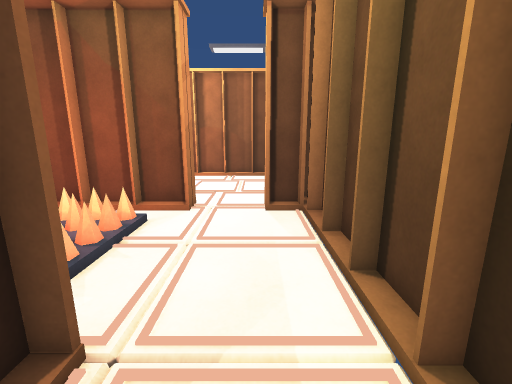
[1] (above)

16 first-person views from a walk through a 3-D level made in the Unity game engine. The camera is 1.5 m above the floor, tilts 12° down and sees 90° across. Doors are open. The floor is counted in squares, 0.5 m on a side. Each view is taken from the middle of a square. On the plan, view 1 faces up. The plan holds only what a view shows up to about 19 squares ahead; the rest is blank. The place goes on beyond the plan. The player character is not drawn.

[2]
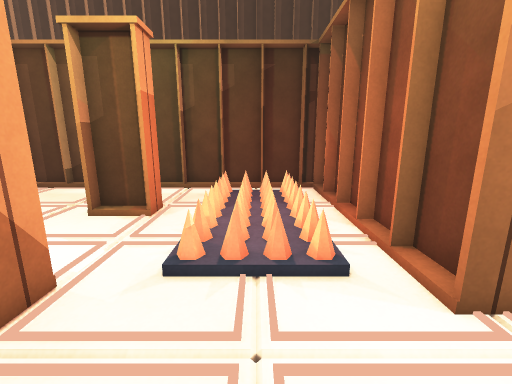

[3]
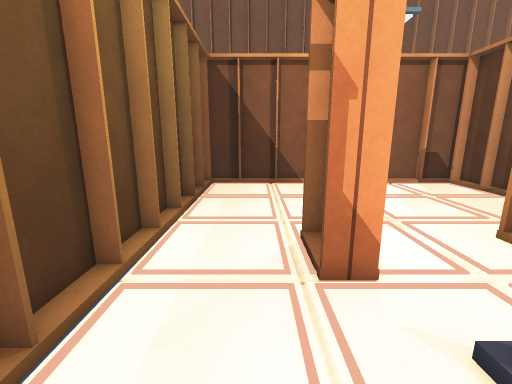

[4]
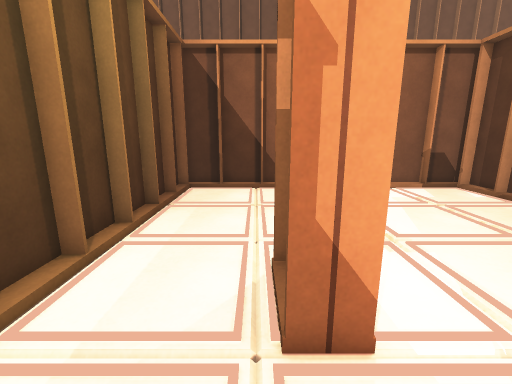

[5]
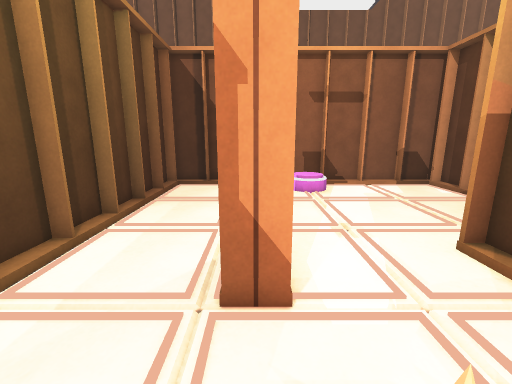

[6]
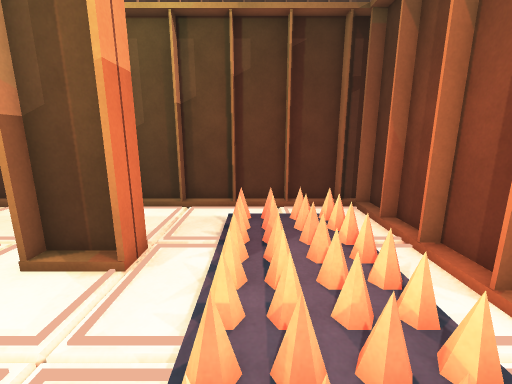

[7]
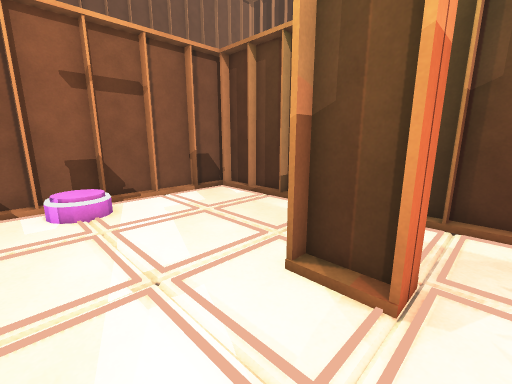

[8]
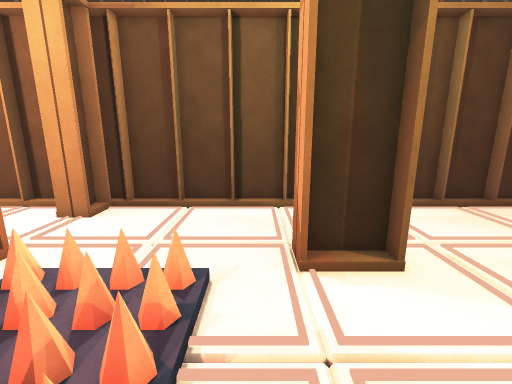

[9]
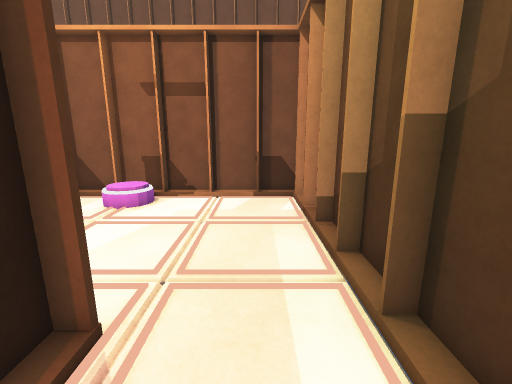

[10]
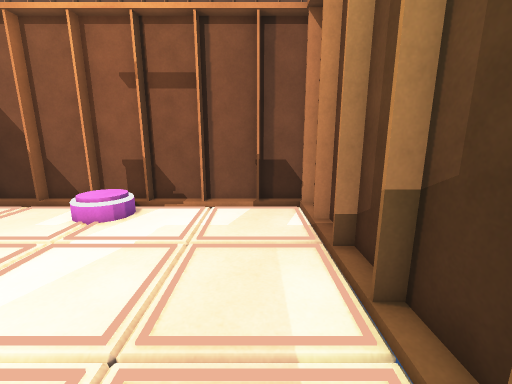

[11]
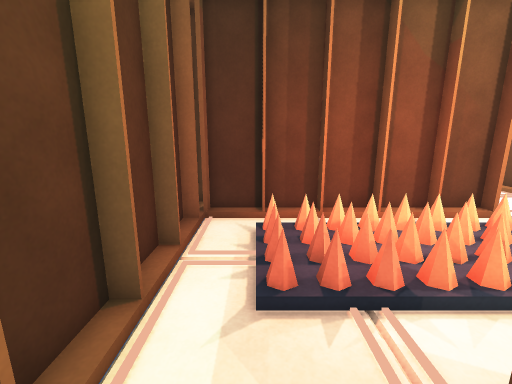

[12]
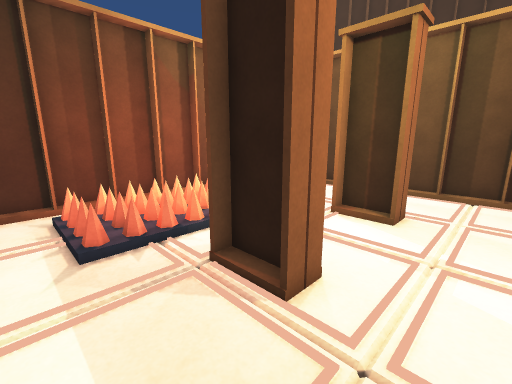

[13]
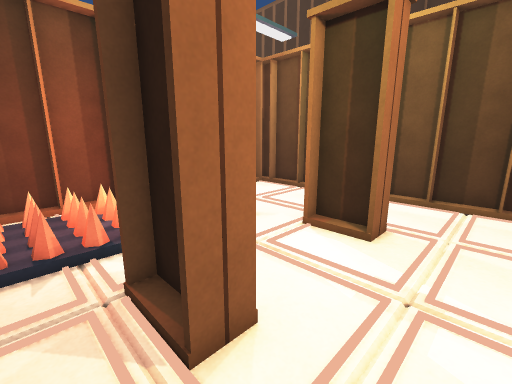

[14]
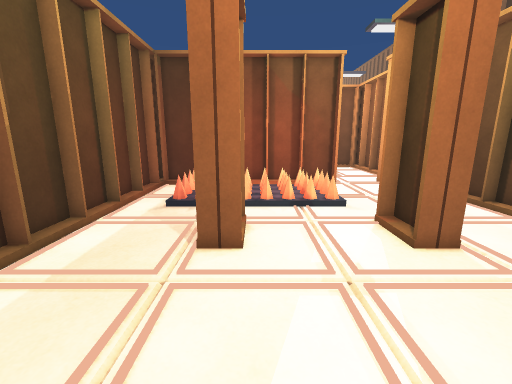

[15]
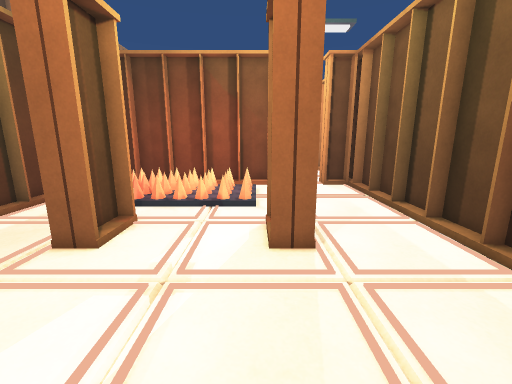

[16]
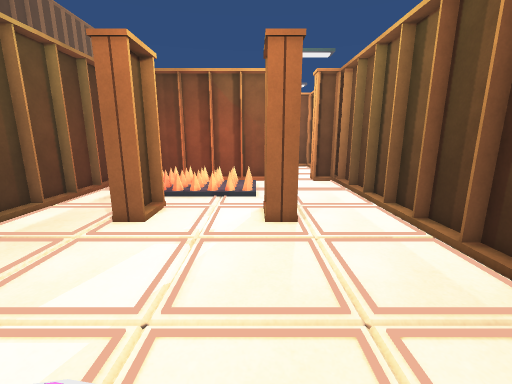

### Floor plan
Key: @ floor where view 1 was taken; # wall or solid block; . floor; / step, stairs or slope; O other object.
Columns run from 15 left of view 1 to 3 right of it. Each row starts with its distance up from view 1.
 13                   #
 12 ##               ##
 11 #OOOOOOOOOOOO  OOO#
 10 ##               ##
  9 #/         O     /#
  8 #/         O  .  /#
  7 #/          .   .##
  6 #/          ..   /#
  5 #/               ##
  4 #/ .  .    .     /#
  3 #/   .#.   .#.   ##
  2 #/ . .#.   .#.   /#
  1 #/ . .#.   .#.   /#
  0 #/             @ ##
 -1 #/               /#
 -2 #/. .            ##
 -3 #/               /#
 -4 #/               ##
 -5 #/               /#
 -6 #/     .   .     /#
 -7 #/               ##
 -8 #/               /#
 -9 ##/#////###//////##
-10 ##################

Where each view was taken, in squares from view 1:
view 1: 0 up, 0 right, facing up
view 2: 7 up, 1 right, facing left
view 3: 8 up, 1 left, facing down
view 4: 6 up, 2 left, facing down
view 5: 7 up, 3 left, facing down
view 6: 6 up, 3 left, facing left
view 7: 4 up, 4 left, facing down-left
view 8: 4 up, 9 left, facing right
view 9: 4 up, 12 left, facing down
view 10: 2 up, 12 left, facing down
view 11: 1 up, 12 left, facing up
view 12: 2 down, 13 left, facing up-right
view 13: 2 down, 11 left, facing up-right
view 14: 6 down, 8 left, facing up
view 15: 6 down, 4 left, facing up
view 16: 9 down, 4 left, facing up
